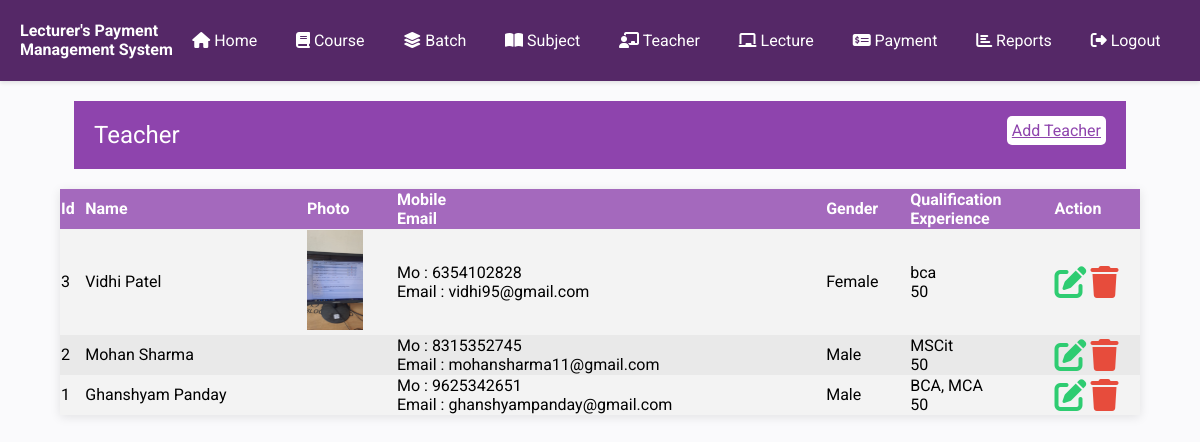
/Project/teacher.php (signed in), run on an earlier commit of the app's database.
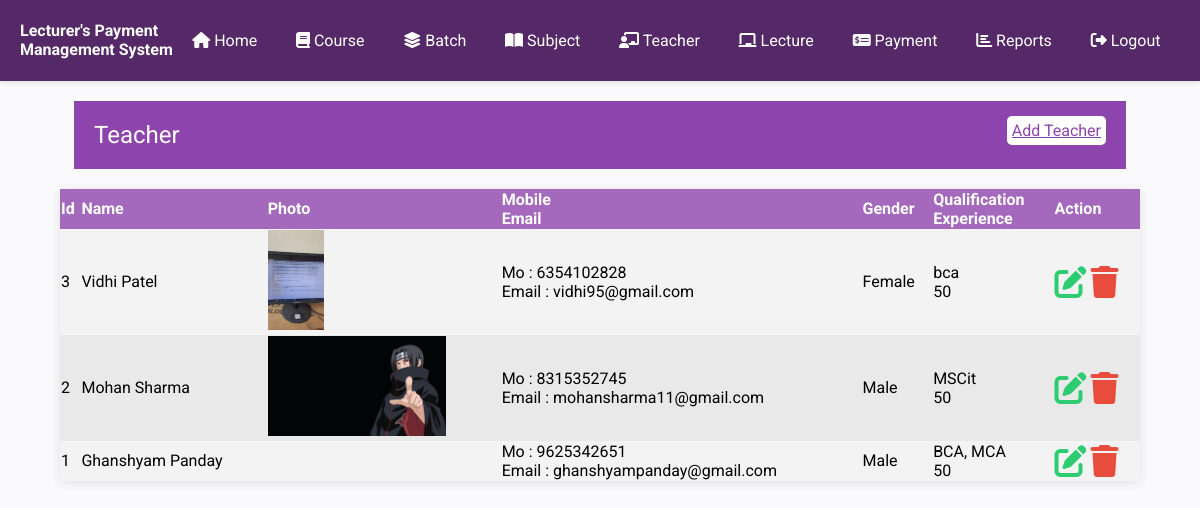
And on a later commit of the database.
### tables this page shows
CREATE TABLE IF NOT EXISTS `teacher` (
  `id` int(11) NOT NULL AUTO_INCREMENT,
  `fullname` text NOT NULL,
  `mobile` bigint(10) NOT NULL,
  `email` text NOT NULL,
  `gender` int(11) NOT NULL,
  `qulification` text NOT NULL,
  `experience` text NOT NULL,
  `photo` text NOT NULL,
  `isdeleted` int(11) NOT NULL DEFAULT '0',
  PRIMARY KEY (`id`)
);

### Project/teacher.php (the view, shortened to what this page needs)
<?php
require_once("inc/connection.php");
require_once('inc/header-part.php');
?>
<link rel="stylesheet" href="dist/css/lightbox.min.css">
</head>
<body>
    <?php require_once('inc/menu.php'); ?>
    <div class="heading">
        <div>
            <span>Teacher</span>
            <span><a href="add_teacher.php">Add Teacher</a></span>
        </div>
    </div>
    <div class="container">
        <table align="center" class="data">
            <thead>
                <tr>
                    <th>Id</th>
                    <th>Name</th>
                    <th>Photo</th>
                    <th>Mobile <br />
                        Email
                    </th>
                    <th>Gender</th>
                    <th>Qualification <br />
                        Experience
                    </th>
                    <th width='8%'>Action</th>
                </tr>
            </thead>
            <tbody>
                <?php
                $sql = "select * from teacher where isdeleted=0 order by id desc";
                $cmd = $db->prepare($sql);
                $cmd->execute();
                $table = $cmd->fetchAll();
                foreach ($table as $row) {
                    extract($row);
                ?>
                    <tr>
                        <td><?= $id; ?></td>
                        <td><?= $fullname; ?></td>
                        <td>
                            <a class="example-image-link" href="images/<?= $photo; ?>" data-lightbox="example-1">
                                <img class="example-image" height='100px' src="images/<?= $photo; ?>" alt="">
                            </a>
                        </td>
                        <td>Mo : <?= $mobile; ?> <br />
                            Email : <?= $email; ?>
                        </td>
                        <td><?php if($gender==1)
                                    echo "Male";
                                else
                                    echo"Female";
                             ?></td>
                        <td>
                            <?= $qulification; ?> <br/>
                            <?= $experience; ?>
                        </td>
                        <td>
                            <a href="edit_teacher.php?teacherid=<?= $id; ?>"><i title="edit" class="fa fa-edit fa-2x"></i></a>
                            <a class="delete"><i title="delete" class="fa fa-trash fa-2x"></i></a>
                        </td>
                    </tr>
                <?php }
                ?>
            </tbody>
        </table>
    </div>
</body>
<?php
require_once('inc/footer.php');
?>

### Project/inc/header-part.php (shortened to what this page needs)
<!DOCTYPE html>
<html lang="en">
<head>
    <link rel="stylesheet" href="https://cdnjs.cloudflare.com/ajax/libs/font-awesome/6.1.1/css/all.min.css">
    <link rel="stylesheet" href="style.css" />

### Project/inc/menu.php
<div id="menu">
    <h4>Lecturer's Payment <br />Management System</h4>
    <ul>
        <li><a href="lecture.php"><i class="fa fa-home"></i> Home</a></li>
        <li><a href="course.php"><i class="fa fa-book"></i> Course</a></li>
        <li><a href="batch.php"><i class="fa fa-layer-group"></i> Batch</a></li>
        <li><a href="subject.php"  ><i class="fa fa-book-open"></i> Subject</a></li>
        <li><a href="teacher.php"><i class="fa fa-chalkboard-teacher"></i> Teacher</a></li>
        <li><a href="lecture.php"><i class="fa fa-chalkboard"></i> Lecture</a></li>
        <li><a href="payment.php"><i class="fa fa-money-check-alt"></i> Payment</a></li>
        <li><a href="report.php"><i class="fa fa-chart-bar"></i> Reports</a></li>
        <li><a href="logout.php"><i class="fa fa-sign-out-alt"></i> Logout</a></li>
    </ul>
</div>

### Project/inc/footer.php
</html>

### Project/style.css (style rules this page uses)
body { font-family: 'Roboto', sans-serif; background-color: #fafafc; margin: 0; padding: 0; }
.data { width: 90%; border-collapse: collapse; margin: 20px 0; margin: auto; box-shadow: 0 2px 10px rgba(0, 0, 0, 0.1); background-color: #fff; }
.data>thead>tr { background-color: #a469bd; color: #ffffff; text-align: left; }
.data>tbody>tr:nth-child(odd) { background-color: #f3f3f3; }
.data>tbody>tr:nth-child(even) { background-color: #e9e9e9; }
.container { width: 100%; max-width: 1200px; margin: 0 auto; }
.fa-edit { color: #2ecc71; }
.fa-trash { color: #e74c3c; }
#menu { display: flex; justify-content: space-between; align-items: center; background-color: #552867; padding: 0px 20px; color: white; box-shadow: 0 2px 4px rgba(0, 0, 0, 0.1); }
#menu ul { list-style: none; display: flex; margin: 0; padding: 0; flex: 3; justify-content: space-around; }
#menu ul li { margin: 0; }
#menu ul li a { color: white; text-decoration: none; padding: 8px 15px; display: block; transition: background-color 0.3s ease; }
.heading { width: 86%; margin: auto; background-color: #8e44ad; color: white; margin-bottom: 20px; margin-top: 20px; padding: 10px; }
.heading>div { display: flex; justify-content: space-between; }
.heading>div>span>a { background-color: white; padding: 5px; border-radius: 5px; color: #8e44ad; }
.heading>* { padding: 10px; }
.heading>div>span:first-child { font-size: 1.5rem; }

What changed in the data, as far as the page shows it:
changed teacher "Mohan Sharma": photo: picture added
